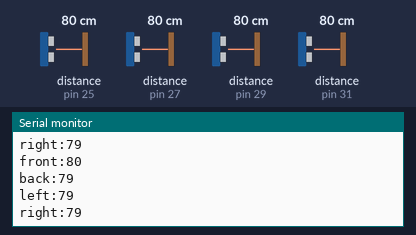
Bench run of a sketch on a simulated Arduino Mega 2560, built with avr-gcc and run on an emulated ATmega2560. Shown: the last lines printed to the serial monitor. Wiring (inferred from the names in the program): 4 × ultrasonic range finder: trigger pin 24, echo pin 25 / trigger pin 26, echo pin 27 / trigger pin 28, echo pin 29 / trigger pin 30, echo pin 31. Inputs (shaded band) come from the test bench; at power-on: distance to the obstacle (sensors on pin 25, pin 27, pin 29, pin 31) 80 cm. The echo pulse lasts 58.3 µs per cm; the ROS host is connected and sends only what is stated.

Above: at 1.2 s.
1.3 s: distance to the obstacle (sensor on pin 25) set to 35 cm
4.3 s: distance to the obstacle (sensor on pin 27) set to 2 cm
At 4.57 s:
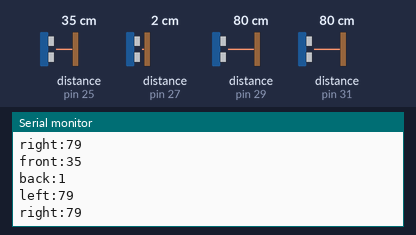
5.8 s: distance to the obstacle (sensor on pin 29) set to 2 cm
At 5.98 s:
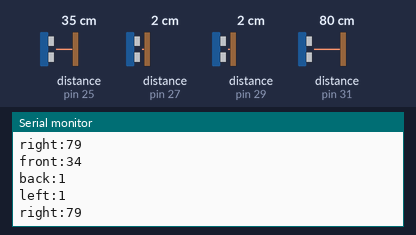
7.3 s: distance to the obstacle (sensor on pin 25) set to 4 cm
At 8.01 s:
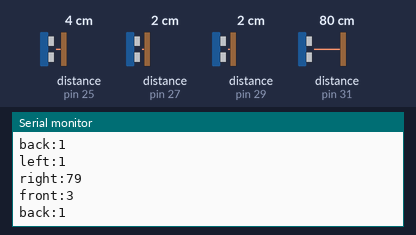
10.3 s: distance to the obstacle (sensor on pin 31) set to 2 cm
At 10.3 s:
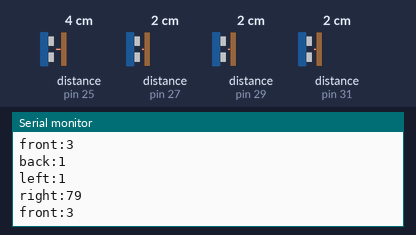
11.8 s: distance to the obstacle (sensor on pin 29) set to 35 cm
At 15.27 s:
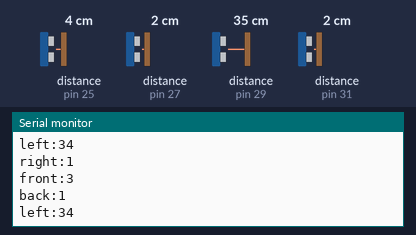
Timing chart, 0 to 15.8 s (numbered marks = the images above; inputs shaded):
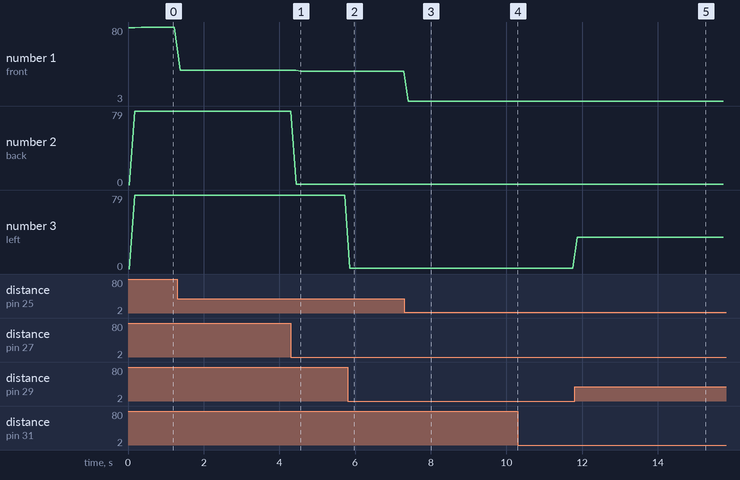

The sketch:

USensor.ino
```cpp
#define USE_USBCON true

#include <ros.h>
#include <std_msgs/Int16.h>

//ultrasonic sensor
void Func_Sensor();
long trig_ultra(int trig, int echo);

#define SONAR_NUM 4
#define MAX_DISTANCE 120*58.2
#define PING_INTERVAL 33

unsigned long pingTimer[SONAR_NUM];
unsigned int now_cm[SONAR_NUM];
uint8_t currentSensor = 0;

//order: front, back, left, right
int trig[SONAR_NUM] = {24, 26, 28, 30};
int echo[SONAR_NUM] = {25, 27, 29, 31};

ros::NodeHandle nh;

std_msgs::Int16 front;
std_msgs::Int16 back;
std_msgs::Int16 left;
std_msgs::Int16 right;

ros::Publisher front_pub("ussensor_front", &front);
ros::Publisher back_pub("ussensor_back", &back);
ros::Publisher left_pub("ussensor_left", &left);
ros::Publisher right_pub("ussensor_right", &right);

void setup() {

  Serial.begin(57600);
  Serial.println("Ultrasonic sensor Arduino");

  for(int i=0; i<SONAR_NUM; i++){
    pinMode(trig[i], OUTPUT);
    pinMode(echo[i], INPUT);
  }

  for(int i=1; i<SONAR_NUM; i++){
    pingTimer[i] = pingTimer[i-1] + PING_INTERVAL;
  }

  nh.initNode();
  nh.advertise(front_pub);
  nh.advertise(back_pub);
  nh.advertise(left_pub);
  nh.advertise(right_pub);

}

void loop() {

  Func_Sensor();

  Serial.print("front:");
  Serial.println(now_cm[0]);
  Serial.print("back:");
  Serial.println(now_cm[1]);
  Serial.print("left:");
  Serial.println(now_cm[2]);
  Serial.print("right:");
  Serial.println(now_cm[3]);

  front_pub.publish(&front);
  back_pub.publish(&back);
  left_pub.publish(&left);
  right_pub.publish(&right);

  nh.spinOnce();
  delay(100);

}

void Func_Sensor(){
  for(int i=0; i<SONAR_NUM; i++){
    if(millis() >= pingTimer[i]){
      pingTimer[i] += PING_INTERVAL * SONAR_NUM;
      currentSensor = i;
      now_cm[i] = trig_ultra(trig[i], echo[i]);

      switch(i){
        case 0:
          front.data = trig_ultra(trig[i], echo[i]);
        case 1:
          back.data = trig_ultra(trig[i], echo[i]);
        case 2:
          left.data = trig_ultra(trig[i], echo[i]);
        case 3:
          right.data = trig_ultra(trig[i], echo[i]);
      }
    }
  }
}


long trig_ultra(int trig, int echo){
  long distance;
  digitalWrite(trig, LOW);
  delayMicroseconds(2);
  digitalWrite(trig, HIGH);
  delayMicroseconds(10);
  digitalWrite(trig, LOW);
  distance = pulseIn(echo, HIGH, MAX_DISTANCE)/58.2;

  return(distance);
}
```

Measured:
- after the input at 4.3 s, the serial monitor: prints a new line after 0.14 s (image 1)
- after the input at 5.8 s, the serial monitor: prints a new line after 0.06 s (image 2)
- after the input at 7.3 s, the serial monitor: prints a new line after 0.11 s (image 3)
- after the input at 11.8 s, the serial monitor: prints a new line after 0.07 s (image 5)
- plotted number 1: 80 → 35 after the input at 1.3 s, 35 → 34 after the input at 4.3 s, 34 → 3 after the input at 7.3 s
- plotted number 2: 79 → 1 after the input at 4.3 s
- plotted number 3: 1 → 34 after the input at 11.8 s
